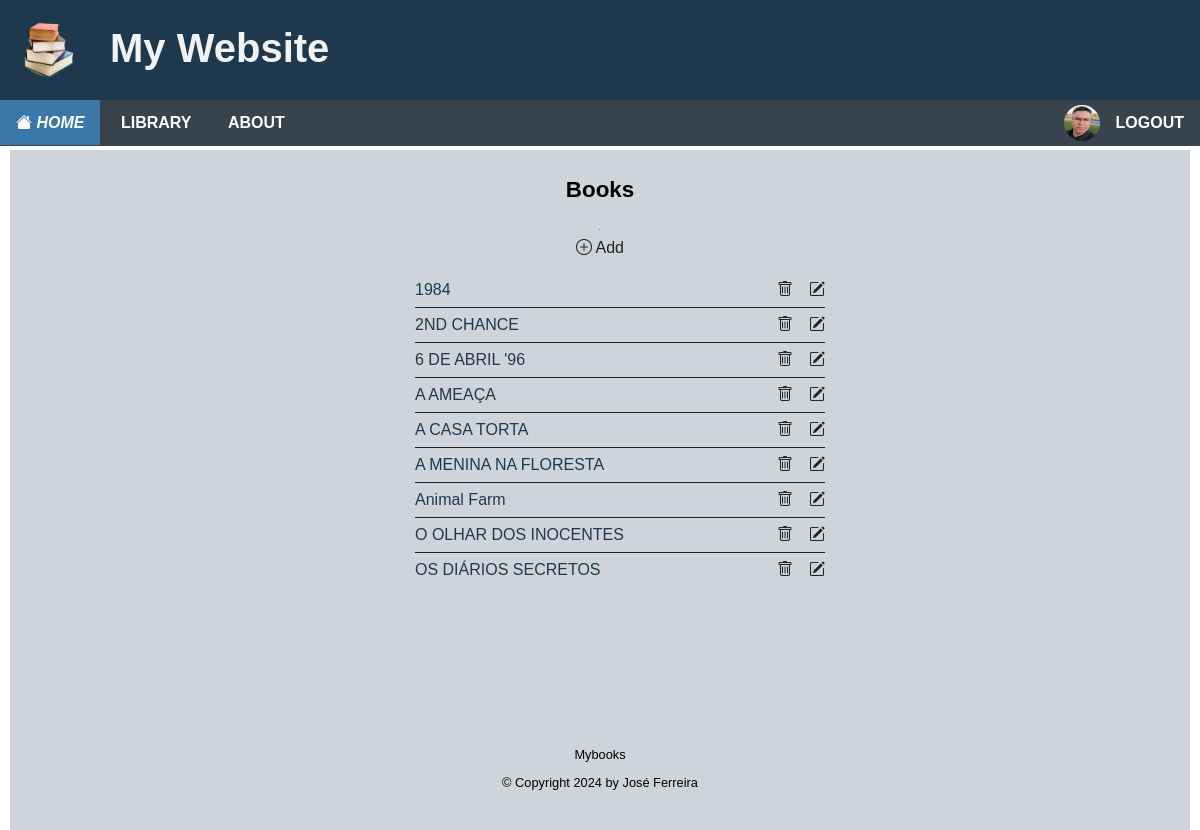
/books/ (signed in), run on an earlier commit of the app's database.
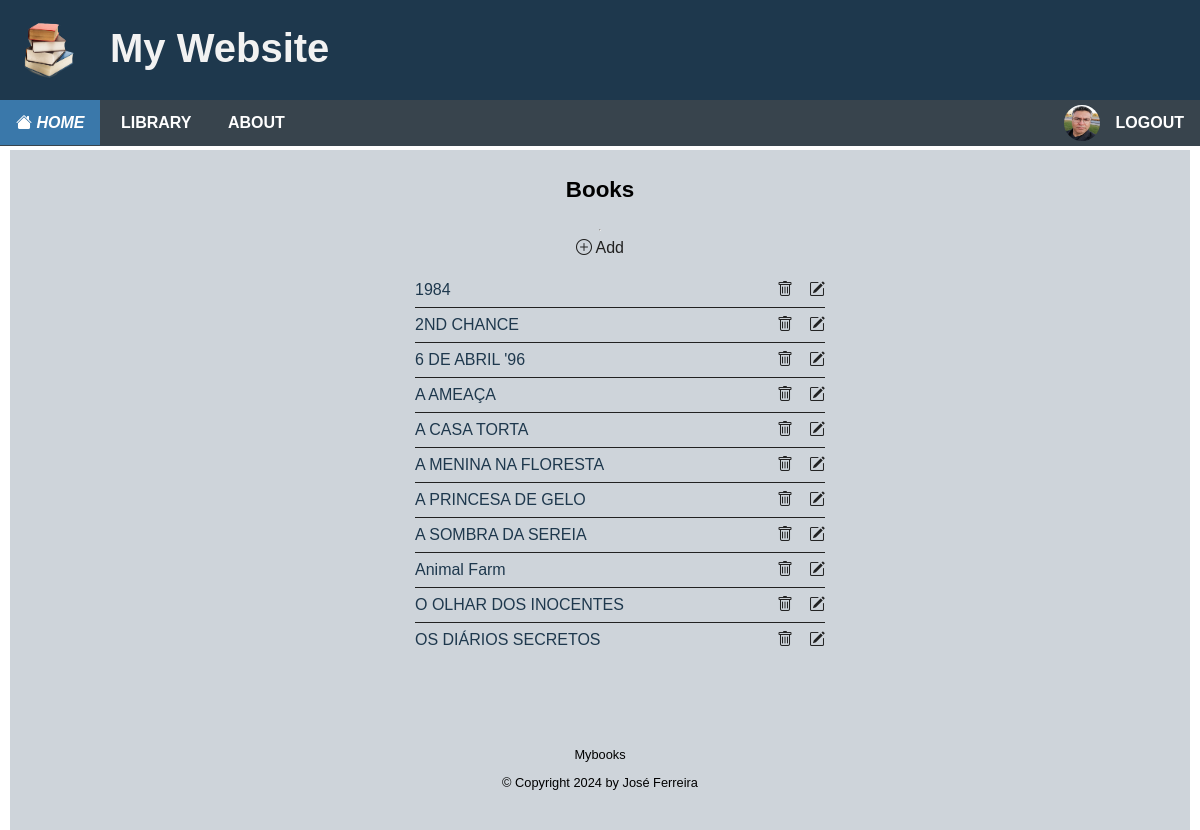
And on a later commit of the database.
### apps/books/models.py (models this page shows, shortened)
class Book(models.Model):
    isbn = models.CharField('ISBN', max_length=13, unique=True, help_text='ISBN ...')
    title = models.CharField(max_length=255, help_text='Title ...')
    author = models.ForeignKey(Author, on_delete=models.RESTRICT, blank=True, null=True)
    copyright = models.PositiveIntegerField(null=True, default=current_year)
    publisher = models.ForeignKey(Publisher, on_delete=models.RESTRICT, blank=True, null=True)
    edition = models.IntegerField(default=1, null=True)
    CATEGORY_CHOICES = {
        'f': "Fiction",
        'n': "Non-fiction",
        'c': "Children's",
    }
    category = models.CharField(max_length=1, choices=CATEGORY_CHOICES, blank=True, default='f', help_text='Book category')
    genre = models.ForeignKey(Genre, on_delete=models.RESTRICT, blank=True, null=True)
    language = models.CharField(max_length=7, choices=LANGUAGES, blank=True, null=True)
    comments = models.TextField(max_length=500, blank=True, null=True)
    image = models.ImageField(upload_to=upload_to_books, default='book.png', null=True)
    rating = models.ForeignKey(Rating, on_delete=models.RESTRICT, blank=True, null=True)
    status = models.ForeignKey(Status, on_delete=models.RESTRICT, blank=True, null=True)
    created_by = models.ForeignKey(User, on_delete=models.CASCADE)
    created = models.DateTimeField(auto_now_add=True)
    modified = models.DateTimeField(auto_now=True)
    class Meta:
        ordering = ["title"]
        constraints = [
            models.UniqueConstraint(
                models.functions.Lower('isbn'),
                name='isbn_unique',
                violation_error_message = "ISBN already exists"
            ),
        ]

### apps/books/views.py (the view)
# urls.py: path('books/', views.BookList.as_view(),name='book-list'),
class BookList(LoginRequiredMixin, ListView):
    login_url = "/login/"
    redirect_field_name = "redirect_to"
    model = Book
    context_object_name = 'books'
    def get_context_data(self, **kwargs):
        context = super().get_context_data(**kwargs)
        context['books'] = context['books']
        return context

### templates/books/book_list.html
{% extends "base.html" %}
{% block content %}
<div class="center-panel">
	<h2>Books</h2>
	<hr>
	<div class="list-controls">
		<a href="{% url 'book-add' %}"><i class="bi bi-plus-circle"></i> Add</a>
	</div>
	{% if object_list %}
	<ul class="list">
		{% for book in object_list %}
			<li><a href="{%url 'book-detail' book.id %}">{{ book.title }}</a>
					<div  class="list-controls">
						<a href="{%url 'book-delete' book.id %}"><i class="bi bi-trash"></i></a>
					<a href="{%url 'book-update' book.id %}"><i class="bi bi-pencil-square"></i></a>
					</div>
			</li>
		{% endfor %}
	{% endif %}
	</ul>
</div>
{% endblock content %}

What changed in the data, as far as the page shows it:
added Book: title "A PRINCESA DE GELO"
added Book: title "A SOMBRA DA SEREIA"
